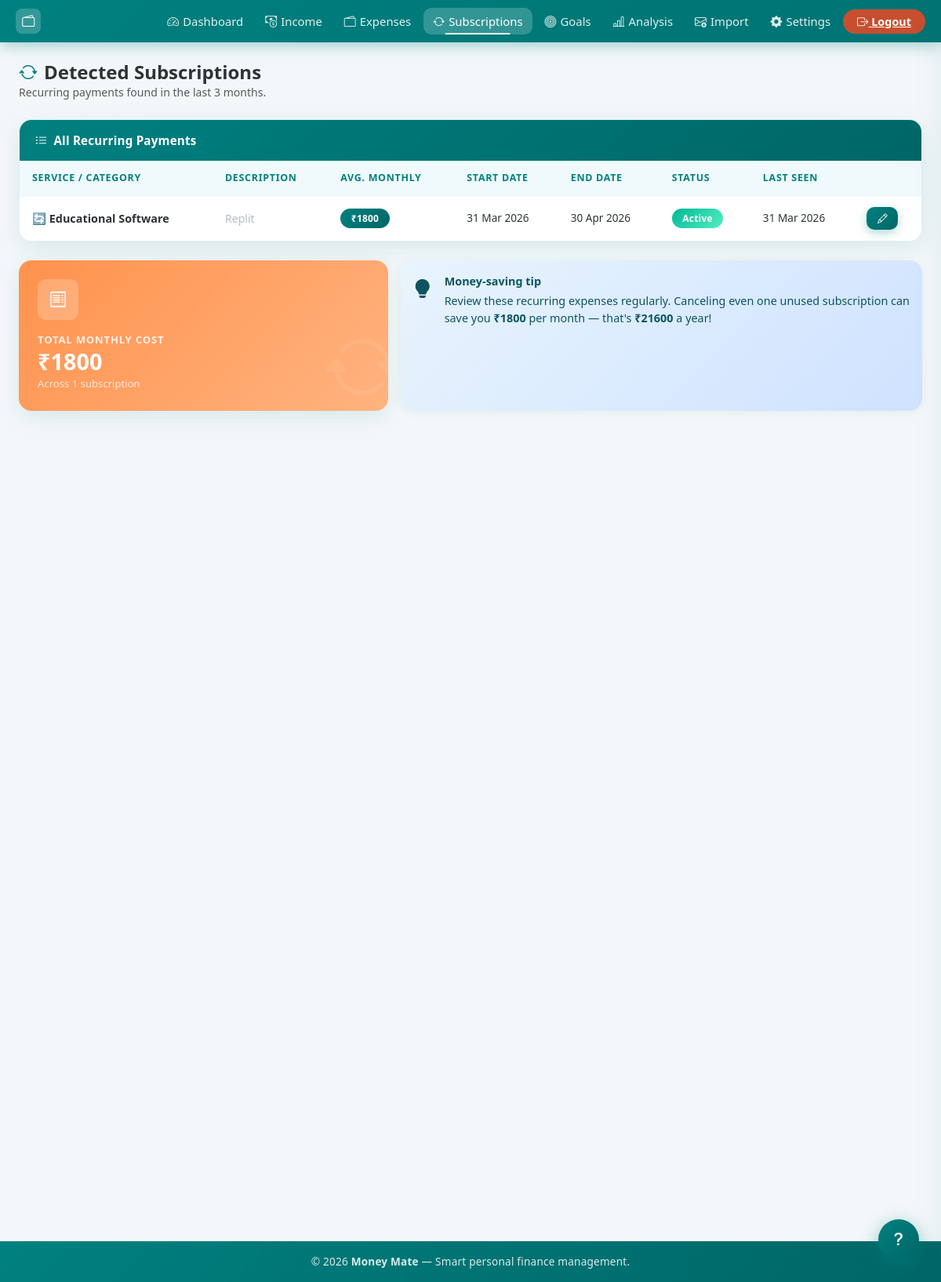
Before: /subscriptions (signed in) with the older database file.
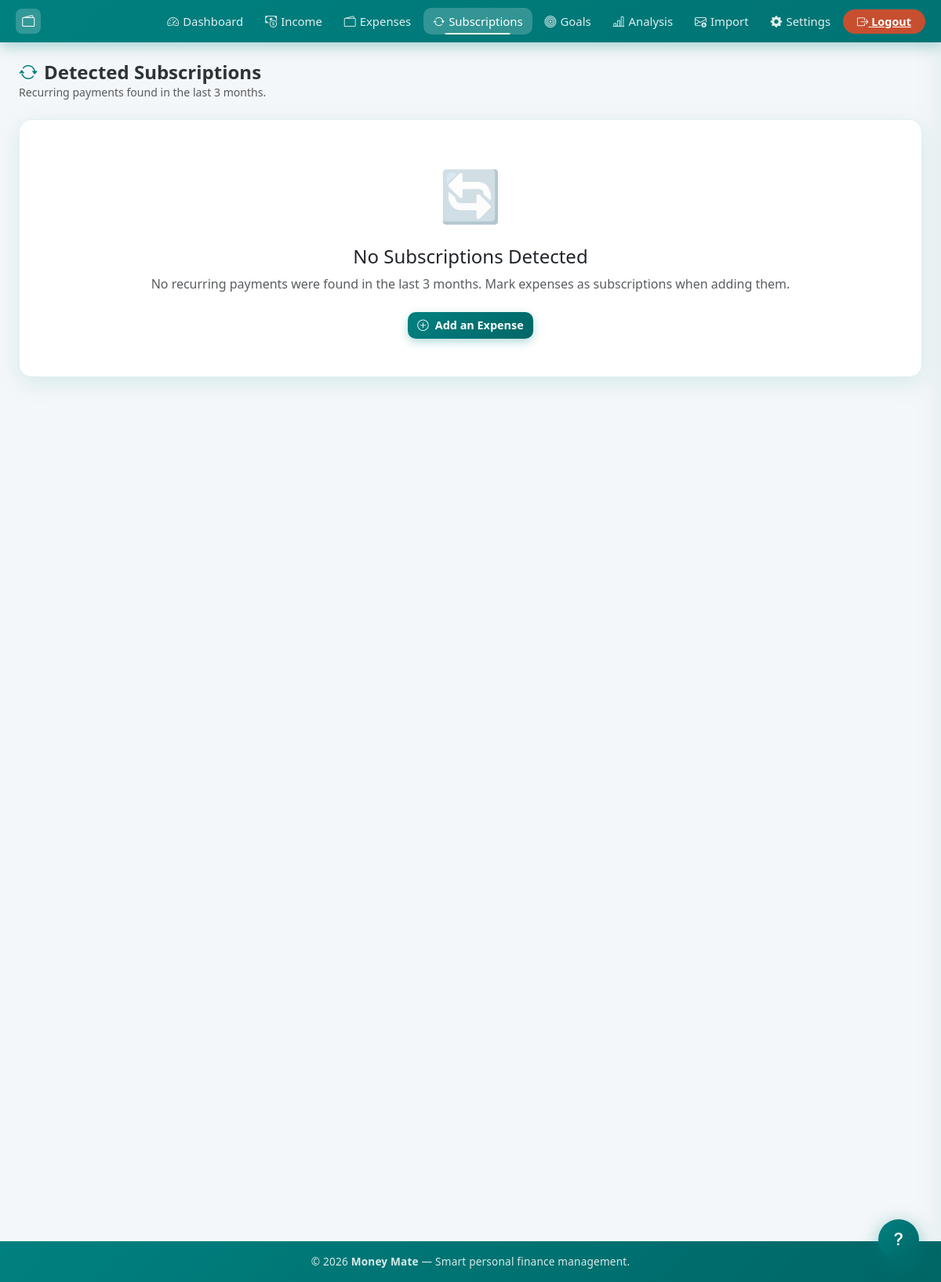
After: the same page with the newer database file.
### models.py (models this page shows)
class Expense(db.Model):
    id = db.Column(db.Integer, primary_key=True)
    user_id = db.Column(db.Integer, db.ForeignKey("user.id"), nullable=False)
    category = db.Column(db.String(100), nullable=False)
    amount = db.Column(db.Float, nullable=False)
    date = db.Column(db.DateTime, default=_now)
    created_at = db.Column(db.DateTime, default=_now)
    description = db.Column(db.String(200))
    is_essential = db.Column(db.Boolean, default=False)
    is_subscription = db.Column(db.Boolean, default=False)
    sub_start_date = db.Column(db.DateTime, nullable=True)
    sub_end_date = db.Column(db.DateTime, nullable=True)
    sub_expired_notified = db.Column(db.Boolean, default=False)

### app.py (the view)
@app.route("/subscriptions")
@login_required
def subscriptions():
    subs = detect_subscriptions(current_user.id)
    total_cost = sum(s["avg_amount"] for s in subs)
    for sub in subs:
        exps = sub.get("expenses", [])
        if exps:
            latest = max(exps, key=lambda e: e.date)
            sub["sub_start_date"] = latest.sub_start_date
            sub["sub_end_date"] = latest.sub_end_date
            sub["expense_id"] = latest.id
        else:
            sub["sub_start_date"] = None
            sub["sub_end_date"] = None
            sub["expense_id"] = None
    now = datetime.now(timezone.utc).replace(tzinfo=None)
    return render_template(
        "subscriptions.html", subscriptions=subs, total_cost=total_cost, now=now
    )

### app.py (called while the page is built)
@login_manager.user_loader
def load_user(user_id):
    return db.session.get(User, int(user_id))

### templates/subscriptions.html (shortened to what this page needs)
{% extends "base.html" %}
{% block content %}
<div class="d-flex align-items-center justify-content-between mb-4 reveal">
  <div>
    <h4 class="fw-bold mb-0" style="color:var(--text-primary);">
      <i class="bi bi-arrow-repeat me-2" style="color:var(--brand-primary);"></i>Detected Subscriptions
    </h4>
    <p class="text-muted mb-0" style="font-size:0.88rem;">Recurring payments found in the last 3 months.</p>
  </div>
</div>
{% if subscriptions %}
<div class="card mb-4">
  <div class="card-header"><i class="bi bi-list-ul"></i> All Recurring Payments</div>
  <div class="card-body p-0">
    <div class="table-responsive">
      <table class="table table-hover mb-0">
        <thead>
          <tr>
            <th>Service / Category</th>
            <th>Description</th>
            <th>Avg. Monthly</th>
            <th>Start Date</th>
            <th>End Date</th>
            <th>Status</th>
            <th>Last Seen</th>
            <th></th>
          </tr>
        </thead>
        <tbody>
          {% for sub in subscriptions %}
          {% set is_expired = sub.sub_end_date and sub.sub_end_date < now %} {% set days_left=((sub.sub_end_date -
            now).days) if sub.sub_end_date else None %} {% set expiring_soon=days_left is not none and days_left>= 0 and
            days_left <= 7 %} <tr
              class="{% if is_expired %}table-danger{% elif expiring_soon %}table-warning{% endif %}">
              <td>
                {% if 'netflix' in sub.category.lower() or 'streaming' in sub.category.lower() %}📺
                {% elif 'spotify' in sub.category.lower() or 'music' in sub.category.lower() %}🎵
                {% elif 'gym' in sub.category.lower() or 'fitness' in sub.category.lower() %}💪
                {% elif 'insurance' in sub.category.lower() %}🛡️
                {% elif 'rent' in sub.category.lower() %}🏠
                {% elif 'internet' in sub.category.lower() or 'phone' in sub.category.lower() %}📡
                {% else %}🔄{% endif %}
                <strong>{{ sub.category }}</strong>
              </td>
              <td style="font-size:0.88rem;color:var(--text-muted);">{{ sub.description or '—' }}</td>
              <td><span class="badge bg-primary">₹{{ "%.0f"|format(sub.avg_amount) }}</span></td>
              <td style="font-size:0.85rem;">
                {% if sub.sub_start_date %}
                {{ sub.sub_start_date.strftime('%d %b %Y') }}
                {% else %}
                <span class="text-muted">—</span>
                {% endif %}
              </td>
              <td style="font-size:0.85rem;">
                {% if sub.sub_end_date %}
                {{ sub.sub_end_date.strftime('%d %b %Y') }}
                {% else %}
                <span class="text-muted">—</span>
                {% endif %}
              </td>
              <td>
                {% if is_expired %}
                <span class="badge bg-danger">Expired</span>
                {% elif expiring_soon %}
                <span class="badge bg-warning text-dark">Expires in {{ days_left }}d</span>
                {% elif sub.sub_end_date %}
                <span class="badge bg-success">Active</span>
                {% else %}
                <span class="badge bg-secondary">No end date</span>
                {% endif %}
              </td>
              <td style="font-size:0.85rem;">{{ sub.last_date.strftime('%d %b %Y') }}</td>
              <td>
                {% if sub.expense_id %}
                <div class="d-flex gap-1 flex-wrap">
                  <a href="{{ url_for('edit_expense', id=sub.expense_id) }}" class="btn btn-primary btn-sm"
                    title="Edit">
                    <i class="bi bi-pencil"></i>
                  </a>
                </div>
                {% endif %}
              </td>
              </tr>
              {% endfor %}
        </tbody>
      </table>
    </div>
  </div>
</div>
<div class="row g-3 reveal reveal-delay-2">
  <div class="col-md-5">
    <div class="stat-card stat-expense" style="height:100%;">
      <div class="stat-icon"><i class="bi bi-receipt"></i></div>
      <div class="stat-label">Total Monthly Cost</div>
      <div class="stat-value">₹{{ "%.0f"|format(total_cost) }}</div>
      <div class="stat-sub">Across {{ subscriptions|length }} subscription{% if subscriptions|length != 1 %}s{% endif %}
      </div>
      <div class="stat-bg-icon"><i class="bi bi-arrow-repeat"></i></div>
    </div>
  </div>
  <div class="col-md-7">
    <div class="alert alert-info h-100 d-flex align-items-start gap-3 mb-0" style="border-radius:var(--radius-md);">
      <i class="bi bi-lightbulb-fill" style="font-size:1.5rem;flex-shrink:0;margin-top:2px;"></i>
      <div>
        <strong>Money-saving tip</strong>
        <p class="mb-0 mt-1" style="font-size:0.9rem;">Review these recurring expenses regularly. Canceling even one
          unused subscription can save you
          <strong>₹{{ "%.0f"|format(total_cost) }}</strong> per month — that's <strong>₹{{ "%.0f"|format(total_cost *
            12) }}</strong> a year!
        </p>
      </div>
    </div>
  </div>
</div>
{% else %}
<div class="card reveal">
  <div class="card-body text-center py-5">
    <div style="font-size:4rem;margin-bottom:1rem;opacity:0.4;">🔄</div>
    <h4 class="mb-2">No Subscriptions Detected</h4>
    <p class="text-muted mb-4">No recurring payments were found in the last 3 months. Mark expenses as subscriptions
      when adding them.</p>
    <a href="{{ url_for('add_expense') }}" class="btn btn-primary">
      <i class="bi bi-plus-circle me-2"></i>Add an Expense
    </a>
  </div>
</div>
{% endif %}
{% endblock %}

### templates/base.html (shortened to what this page needs)
<!doctype html>
<html lang="en">
<head>
  <link href="https://cdn.jsdelivr.net/npm/bootstrap@5.3.0/dist/css/bootstrap.min.css" rel="stylesheet">
  <link rel="stylesheet" href="https://cdn.jsdelivr.net/npm/bootstrap-icons@1.11.3/font/bootstrap-icons.min.css">
  <link rel="stylesheet" href="{{ url_for('static', filename='style.css') }}?v=13">
</head>
<body>
  {% set _page_titles = {
  'dashboard': 'Dashboard',
  'add_income': 'Income',
  'edit_income': 'Edit Income',
  'add_expense': 'Expenses',
  'edit_expense': 'Edit Expense',
  'subscriptions': 'Subscriptions',
  'goals': 'Goals',
  'add_goal': 'Add Goal',
  'edit_goal': 'Edit Goal',
  'goal_detail': 'Goal Detail',
  'analysis': 'Analysis',
  'email_import': 'Import',
  'settings': 'Settings',
  'setup_mpin': 'Security',
  'change_mpin': 'Change MPIN',
  'request_account_info': 'Account Info',
  'tutorial': 'Tutorial',
  'login': 'Login',
  'register': 'Register',
  } %}
  <nav class="creative-navbar">
    <div class="nav-inner">
      <a class="brand-logo" href="{{ url_for('index') }}">
        <span class="brand-icon"><i class="bi bi-wallet2"></i></span>
      </a>
      <ul class="desktop-nav-links">
        {% if current_user.is_authenticated %}
        <li><a class="nav-link {% if request.endpoint == 'dashboard' %}active-nav{% endif %}"
            href="{{ url_for('dashboard') }}"><i class="bi bi-speedometer2"></i> Dashboard</a></li>
        <li><a class="nav-link {% if request.endpoint in ('add_income','edit_income') %}active-nav{% endif %}"
            href="{{ url_for('add_income') }}"><i class="bi bi-cash-coin"></i> Income</a></li>
        <li><a class="nav-link {% if request.endpoint in ('add_expense','edit_expense') %}active-nav{% endif %}"
            href="{{ url_for('add_expense') }}"><i class="bi bi-wallet2"></i> Expenses</a></li>
        <li><a class="nav-link {% if request.endpoint == 'subscriptions' %}active-nav{% endif %}"
            href="{{ url_for('subscriptions') }}"><i class="bi bi-arrow-repeat"></i> Subscriptions</a></li>
        <li><a
            class="nav-link {% if request.endpoint in ('goals','add_goal','edit_goal','goal_detail') %}active-nav{% endif %}"
            href="{{ url_for('goals') }}"><i class="bi bi-bullseye"></i> Goals</a></li>
        <li><a class="nav-link {% if request.endpoint == 'analysis' %}active-nav{% endif %}"
            href="{{ url_for('analysis') }}"><i class="bi bi-bar-chart-line"></i> Analysis</a></li>
        <li><a class="nav-link {% if request.endpoint == 'email_import' %}active-nav{% endif %}"
            href="{{ url_for('email_import') }}"><i class="bi bi-envelope-arrow-down"></i> Import</a></li>
        <li>
          <a class="nav-link {% if request.endpoint in ('settings','setup_mpin','change_mpin','change_password','change_email','request_account_info') %}active-nav{% endif %}"
            href="{{ url_for('settings') }}" title="Settings">
            <i class="bi bi-gear-fill"></i> Settings
          </a>
        </li>
        <li>
          <a class="btn-logout" href="{{ url_for('logout') }}">
            <i class="bi bi-box-arrow-right"></i> Logout
          </a>
        </li>
        {% endif %}
      </ul>
    </div>
  </nav>
  <main class="container-xxl my-4 px-4">
    {% block content %}{% endblock %}
  </main>
  <footer class="text-center py-3">
    <p>© 2026 <strong>Money Mate</strong> &mdash; Smart personal finance management.</p>
  </footer>
  <button class="help-fab" id="helpFab" onclick="toggleHelp()" title="Help">
    <i class="bi bi-question-lg"></i>
  </button>
</body>
</html>

Changed rows visible on the page:
removed Expense: category "Educational Software", description "Replit", avg_amount "1800", sub_start_date "31 Mar 2026", sub_end_date "30 Apr 2026", shows "Active", last_date "31 Mar 2026"
Other visible differences:
{{ "%.0f"|format(total_cost) }}: "1800" → (not shown)
{{ subscriptions|length }}: "1" → (not shown)
{{ "%.0f"|format(total_cost *
            12) }}: "21600" → (not shown)
text no longer shown: "All Recurring Payments SERVICE / CATEGORY DESCRIPTION AVG. MONTHLY START DATE END DATE STATUS LAST SEEN TOTAL MONTHLY COST ₹ Across subscription Money-saving tip Review these recurring expenses regularly. Canceling even one unused subscription can save you ₹ per month — that's ₹ a year!"
text now shown: "🔄 No Subscriptions Detected No recurring payments were found in the last 3 months. Mark expenses as subscriptions when adding them. Add an Expense"
